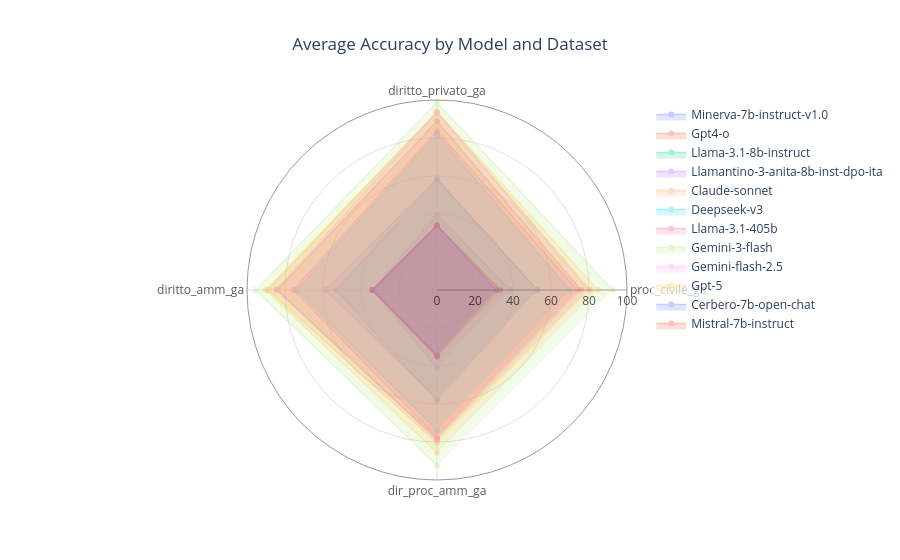

Write notebook code for a chart like this one.
### Code cell
fig.update_traces(
    fill='toself',
    opacity=0.35,                  # lighter filled area
    line=dict(width=1.5)           # thinner outline
)

fig.update_layout(
    template="plotly_white",       # clean/light theme
    paper_bgcolor="white",
    plot_bgcolor="white",
    polar=dict(
        bgcolor="white",
        radialaxis=dict(
            visible=True,
            range=[0, 100],
            gridcolor="rgba(0,0,0,0.12)",   # lighter grid
            linecolor="rgba(0,0,0,0.25)",
            tickfont=dict(color="rgba(0,0,0,0.65)")
        ),
        angularaxis=dict(
            gridcolor="rgba(0,0,0,0.12)",
            linecolor="rgba(0,0,0,0.40)",
            tickfont=dict(color="rgba(0,0,0,0.65)")
        )
    ),
    showlegend=True,
    legend=dict(
        x=0.8,
        y=1.0,
        xanchor="left",
        yanchor="top",
        bgcolor="rgba(255,255,255,0.7)"
    ),
    title=dict(
        text="Average Accuracy by Model and Dataset",
        x=0.5,           # center title
        xanchor="center"
    )
)
fig.show()

### Figure 1 — Plotly figure (JSON) as saved in the notebook; plotly's stock layout.template omitted (floating-point values rounded to 4 significant figures)
{"data": [{"fill": "toself", "line": {"width": 1.5}, "name": "Minerva-7b-instruct-v1.0", "opacity": 0.35, "r": [38.38, 39.78, 33.45, 41.22], "theta": ["proc_civile_ga", "diritto_privato_ga", "diritto_amm_ga", "dir_proc_amm_ga"], "type": "scatterpolar"}, {"fill": "toself", "line": {"width": 1.5}, "name": "Gpt4-o", "opacity": 0.35, "r": [75.75, 88.78, 84.09, 78.48], "theta": ["proc_civile_ga", "diritto_privato_ga", "diritto_amm_ga", "dir_proc_amm_ga"], "type": "scatterpolar"}, {"fill": "toself", "line": {"width": 1.5}, "name": "Llama-3.1-8b-instruct", "opacity": 0.35, "r": [52.87, 57.94, 53.0, 58.47], "theta": ["proc_civile_ga", "diritto_privato_ga", "diritto_amm_ga", "dir_proc_amm_ga"], "type": "scatterpolar"}, {"fill": "toself", "line": {"width": 1.5}, "name": "Llamantino-3-anita-8b-inst-dpo-ita", "opacity": 0.35, "r": [52.56, 58.69, 58.52, 57.22], "theta": ["proc_civile_ga", "diritto_privato_ga", "diritto_amm_ga", "dir_proc_amm_ga"], "type": "scatterpolar"}, {"fill": "toself", "line": {"width": 1.5}, "name": "Claude-sonnet", "opacity": 0.35, "r": [80.5, 93.68, 88.82, 80.21], "theta": ["proc_civile_ga", "diritto_privato_ga", "diritto_amm_ga", "dir_proc_amm_ga"], "type": "scatterpolar"}, {"fill": "toself", "line": {"width": 1.5}, "name": "Deepseek-v3", "opacity": 0.35, "r": [69.69, 81.81, 73.67, 73.88], "theta": ["proc_civile_ga", "diritto_privato_ga", "diritto_amm_ga", "dir_proc_amm_ga"], "type": "scatterpolar"}, {"fill": "toself", "line": {"width": 1.5}, "name": "Llama-3.1-405b", "opacity": 0.35, "r": [73.84, 83.75, 75.55, 77.39], "theta": ["proc_civile_ga", "diritto_privato_ga", "diritto_amm_ga", "dir_proc_amm_ga"], "type": "scatterpolar"}, {"fill": "toself", "line": {"width": 1.5}, "name": "Gemini-3-flash", "opacity": 0.35, "r": [92.44, 98.66, 95.36, 92.37], "theta": ["proc_civile_ga", "diritto_privato_ga", "diritto_amm_ga", "dir_proc_amm_ga"], "type": "scatterpolar"}, {"fill": "toself", "line": {"width": 1.5}, "name": "Gemini-flash-2.5", "opacity": 0.35, "r": [79.47, 93.22, 84.76, 78.6], "theta": ["proc_civile_ga", "diritto_privato_ga", "diritto_amm_ga", "dir_proc_amm_ga"], "type": "scatterpolar"}, {"fill": "toself", "line": {"width": 1.5}, "name": "Gpt-5", "opacity": 0.35, "r": [84.62, 93.75, 90.0, 85.67], "theta": ["proc_civile_ga", "diritto_privato_ga", "diritto_amm_ga", "dir_proc_amm_ga"], "type": "scatterpolar"}, {"fill": "toself", "line": {"width": 1.5}, "name": "Cerbero-7b-open-chat", "opacity": 0.35, "r": [31.22, 33.81, 33.66, 34.46], "theta": ["proc_civile_ga", "diritto_privato_ga", "diritto_amm_ga", "dir_proc_amm_ga"], "type": "scatterpolar"}, {"fill": "toself", "line": {"width": 1.5}, "name": "Mistral-7b-instruct", "opacity": 0.35, "r": [33.38, 34.03, 34.27, 35.11], "theta": ["proc_civile_ga", "diritto_privato_ga", "diritto_amm_ga", "dir_proc_amm_ga"], "type": "scatterpolar"}], "layout": {"legend": {"bgcolor": "rgba(255,255,255,0.7)", "x": 0.8, "xanchor": "left", "y": 1, "yanchor": "top"}, "paper_bgcolor": "white", "plot_bgcolor": "white", "polar": {"angularaxis": {"gridcolor": "rgba(0,0,0,0.12)", "linecolor": "rgba(0,0,0,0.40)", "tickfont": {"color": "rgba(0,0,0,0.65)"}}, "bgcolor": "white", "radialaxis": {"gridcolor": "rgba(0,0,0,0.12)", "linecolor": "rgba(0,0,0,0.25)", "range": [0, 100], "tickfont": {"color": "rgba(0,0,0,0.65)"}, "visible": true}}, "showlegend": true, "title": {"text": "Average Accuracy by Model and Dataset", "x": 0.5, "xanchor": "center"}}}
